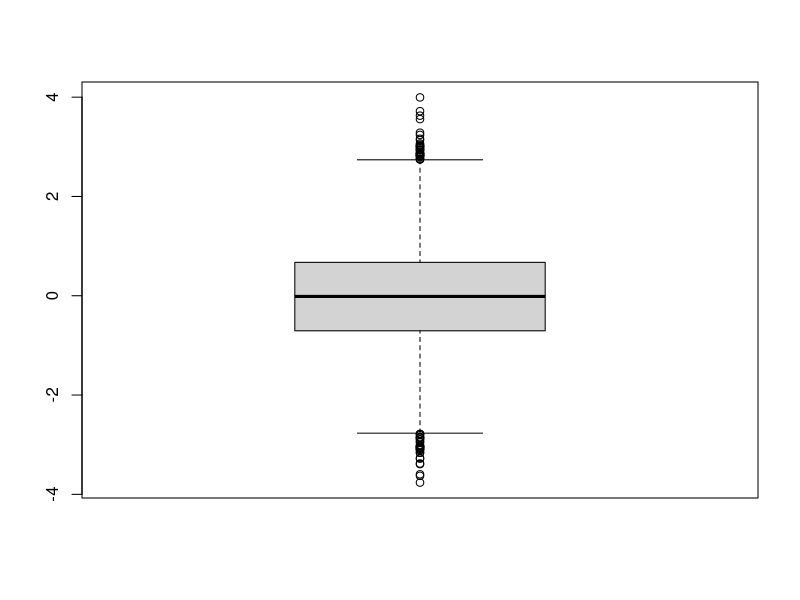
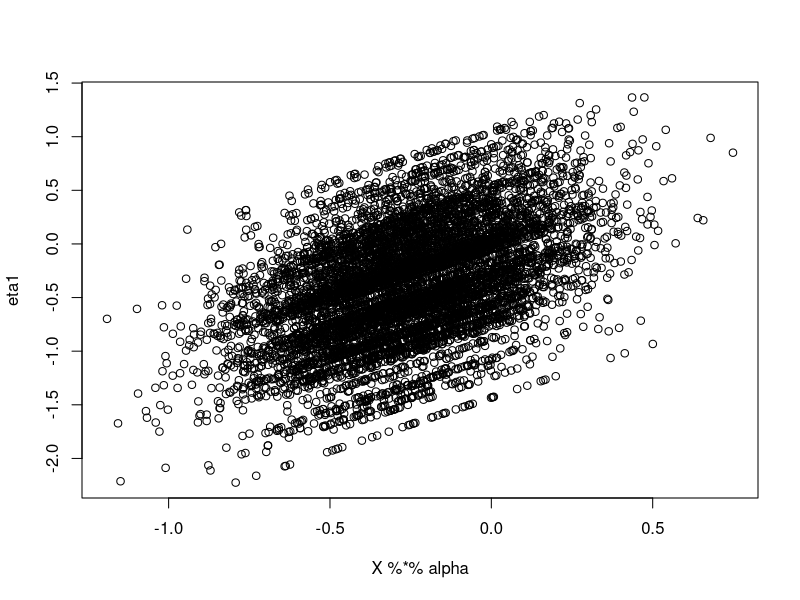
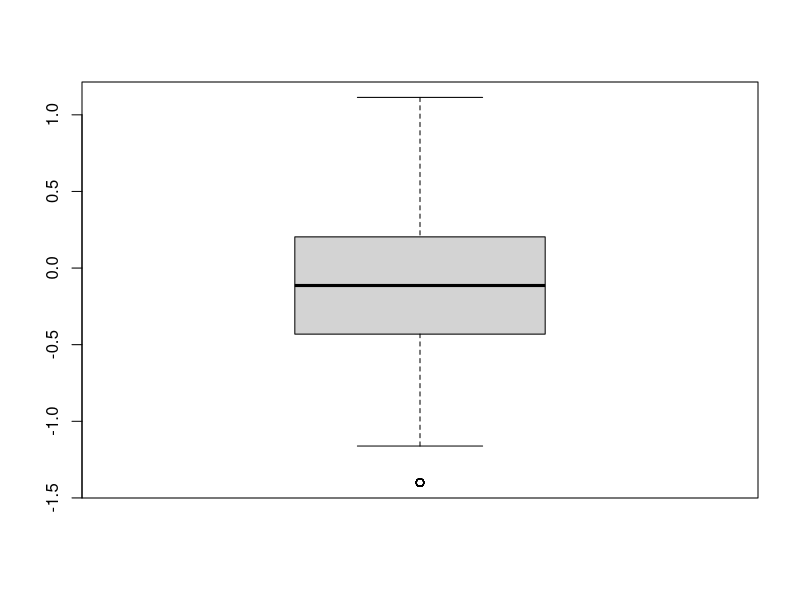
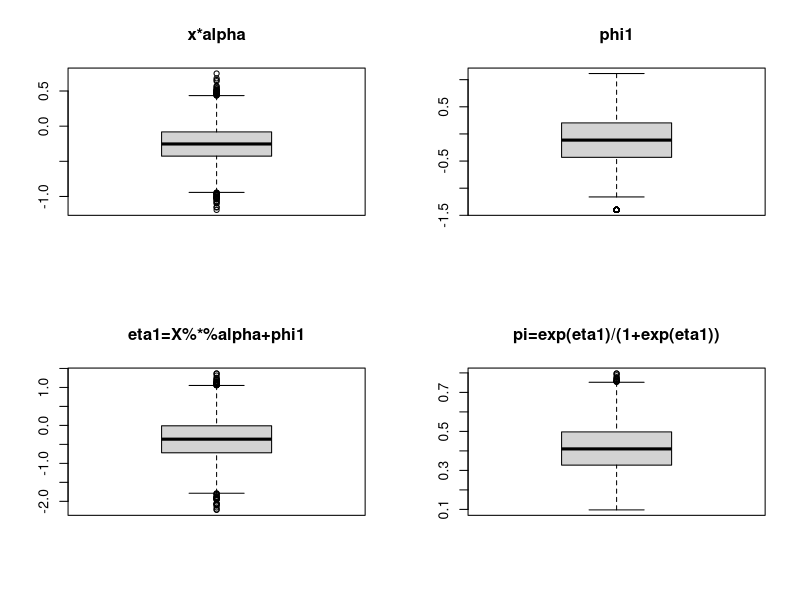
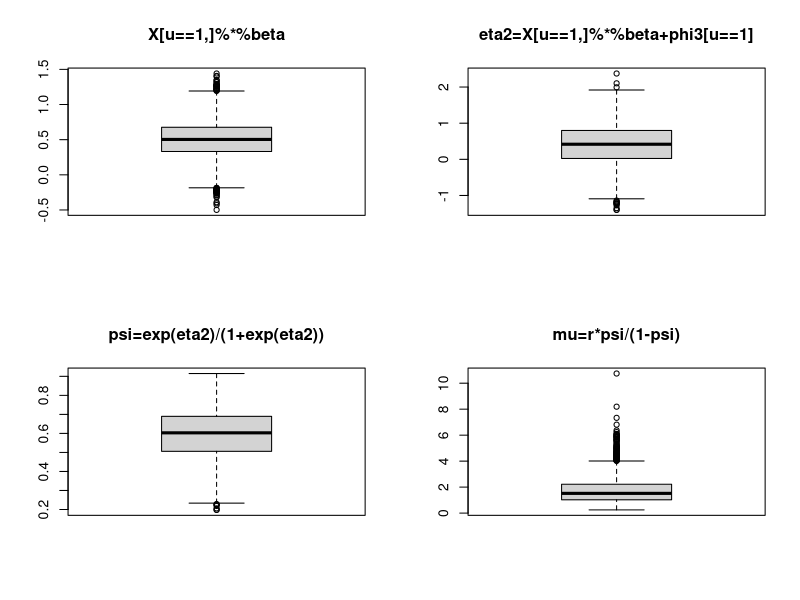
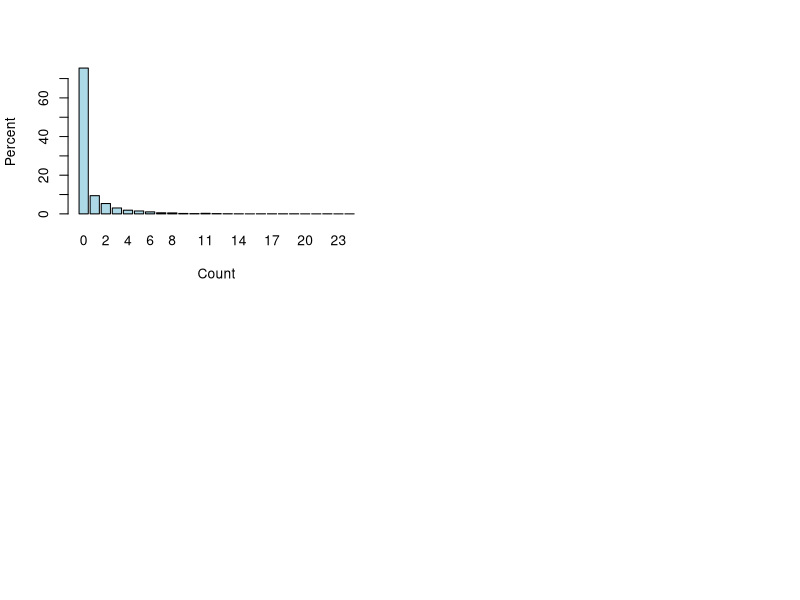

Reproduce these figures in R, in order. (Note: this script raises an error after producing the figures.)
library(mvtnorm)
library(Matrix)

##################
# Parameter Setting #
##################
n <- 200 # Number of spatial units
n_time_points <- 20
n_unit_mat <- matrix(rpois(n * n_time_points, 2), nrow = n, byrow = TRUE) # number of obs in each sampling unit

N <- sum(n_unit_mat)
id <- c()
for (i in seq_len(nrow(n_unit_mat))) {
    id <- c(id, rep(i, sum(n_unit_mat[i, ])))
}

tp_seq <- c()
for (j in seq_len(ncol(n_unit_mat))) {
    tp_seq <- c(tp_seq, rep(j, sum(n_unit_mat[, j])))
}

# spatial design matrix
Vs <- as.matrix(sparseMatrix(i = 1:N, j = id, x = rep(1, N)))
Vs[1:15, 1:10]

# temporal design matrix
Vt <- as.matrix(sparseMatrix(i = 1:N, j = tp_seq, x = rep(1, N)))
Vt[1:15, 1:10]

##################
# Generate Data  #
##################
coords <- cbind(runif(n), runif(n))
x <- rnorm(N, 0, 1)
boxplot(x)
X <- cbind(1, x) # Design matrix, can add additional covariates (e.g., race, age, gender)
p <- ncol(X)


#################
# Fixed Effects #
#################
# Binomial Part
true.alpha <- alpha <- c(-0.25, 0.25)

# Count Part
true.beta <- beta <- c(.5, -.25)

#################
# Spatial Random Effects #
#################
true.phi_bin <- phi_bin <- true.phi_nb <- phi_nb <- 8
true.sigma1s <- sigma1s <- true.sigma2s <- sigma2s <- 0.5
Ds <- as.matrix(dist(coords))
Ks_bin <- sigma1s^2 * exp(-phi_bin * Ds)
Ks_nb <- sigma2s^2 * exp(-phi_nb * Ds)
true.a <- a <- t(rmvnorm(n = 1, sigma = Ks_bin))
true.c <- c <- t(rmvnorm(n = 1, sigma = Ks_nb))

#################
# Temporal Random Effects #
#################
w <- matrix(1:n_time_points, ncol = 1)
true.l1t <- l1t <- true.l2t <- l2t <- 1
true.sigma1t <- sigma1t <- true.sigma2t <- sigma2t <- 0.2
Dt <- as.matrix(dist(w))
Kt_bin <- sigma1t^2 * exp(-Dt / (l1t^2))
Kt_nb <- sigma2t^2 * exp(-Dt / (l2t^2))
true.b <- b <- t(rmvnorm(n = 1, sigma = Kt_bin))
true.d <- d <- t(rmvnorm(n = 1, sigma = Kt_nb))


#################
# Random Noise #
#################
true.sigma_eps1s <- sigma_eps1s <- true.sigma_eps2s <- sigma_eps2s <- 0.05
true.eps1s <- eps1s <- t(rmvnorm(n = 1, sigma = diag(sigma_eps1s^2, nrow = n)))
true.eps2s <- eps2s <- t(rmvnorm(n = 1, sigma = diag(sigma_eps2s^2, nrow = n)))
true.sigma_eps1t <- sigma_eps1t <- true.sigma_eps2t <- sigma_eps2t <- 0.05
true.eps1t <- eps1t <- t(rmvnorm(n = 1, sigma = diag(sigma_eps1t^2, nrow = n_time_points)))
true.eps2t <- eps2t <- t(rmvnorm(n = 1, sigma = diag(sigma_eps2t^2, nrow = n_time_points)))
summary(true.eps1t)
summary(true.eps2t)

#################
# Binomial Simulation #
#################
# combine the spatial and temporal effects
V <- cbind(Vs, Vt)
true.phi1 <- phi1 <- Vs %*% a + Vt %*% b
eta1 <- X %*% alpha + phi1 + Vs %*% eps1s + Vt %*% eps1t

plot(X %*% alpha, eta1)
boxplot(phi1[, 1])

p_at_risk <- exp(eta1) / (1 + exp(eta1)) # 1-pr("structural zero")

# plot for the binomial part
par(mfrow = c(2, 2))
boxplot(X %*% alpha, main = "x*alpha")
boxplot(phi1[, 1], main = "phi1")
boxplot(eta1[, 1], main = "eta1=X%*%alpha+phi1")
boxplot(p_at_risk[, 1], main = "pi=exp(eta1)/(1+exp(eta1))")

u <- rbinom(N, 1, p_at_risk[, 1]) # at-risk indicator
N1 <- sum(u)
pstruct0 <- 1 - mean(u) # Proportion of structural zeros


tmp <- u
tmp[u == 0] <- 0 # If in structural group then set tmp to 0
nis1 <- tapply(tmp, id, sum) # Number of at risk observations in each county

#################
# NB Simulation #
#################
true.phi3 <- phi3 <- Vs %*% c + Vt %*% d
eta2 <- X[u == 1, ] %*% beta + phi3[u == 1, ] + Vs[u == 1, ] %*% eps2s + Vt[u == 1, ] %*% eps2t # Linear predictor for count part
N1 <- sum(u == 1)

r <- 1 # NB dispersion
psi <- exp(eta2) / (1 + exp(eta2)) # Prob of success

mu <- r * psi / (1 - psi) # NB mean
y <- rep(0, N) # Response
y[u == 1] <- rnbinom(N1, r, mu = mu[, 1]) # If at risk, draw from NB
pzero <- length(y[y == 0]) / N # Proportion of zeros

par(mfrow = c(2, 2))
boxplot(X %*% beta, main = "X[u==1,]%*%beta")
boxplot(eta2[, 1], main = "eta2=X[u==1,]%*%beta+phi3[u==1]")
boxplot(psi[, 1], main = "psi=exp(eta2)/(1+exp(eta2))")
boxplot(mu[, 1], main = "mu=r*psi/(1-psi)")

tmp <- table(y) / N * 100 # convert to %s (divide by N multiply by 100)
tmp[1:5]
barplot(tmp, ylab = "Percent", xlab = "Count", col = "lightblue")

save(
    list = ls(all.names = TRUE),
    file = "./simdata/simdata_dynamic.RData",
    envir = .GlobalEnv
)
